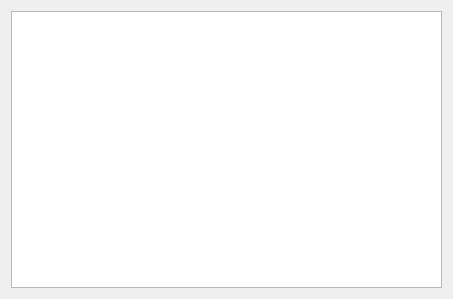
<?xml version="1.0" encoding="UTF-8"?>
<ui version="4.0">
 <class>H2ErrMgr</class>
 <widget class="QWidget" name="H2ErrMgr">
  <property name="geometry">
   <rect>
    <x>0</x>
    <y>0</y>
    <width>453</width>
    <height>299</height>
   </rect>
  </property>
  <property name="windowTitle">
   <string>Form</string>
  </property>
  <layout class="QVBoxLayout" name="verticalLayout">
   <item>
    <widget class="QTableView" name="tvErr">
     <property name="editTriggers">
      <set>QAbstractItemView::AnyKeyPressed|QAbstractItemView::CurrentChanged|QAbstractItemView::EditKeyPressed</set>
     </property>
     <attribute name="horizontalHeaderStretchLastSection">
      <bool>true</bool>
     </attribute>
     <attribute name="verticalHeaderVisible">
      <bool>false</bool>
     </attribute>
    </widget>
   </item>
  </layout>
 </widget>
 <resources/>
 <connections/>
</ui>
